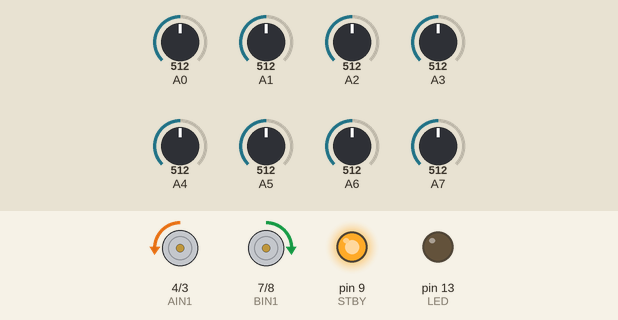
Recording of a sketch running on a simulated Arduino Nano, built with avr-gcc and run on an emulated ATmega328P. Shown: motor-driver pin pairs drawn as motors (green arrow = first pin HIGH = forward, orange = second pin HIGH = backward, longer = more drive, scaled by the enable pin, stopped while the standby pin is LOW), output pins drawn as LEDs (lit = HIGH). The inputs (shaded band) are chosen by the test bench; at power-on: A3 = 512, A0 = 512, A1 = 512, A5 = 512, A7 = 512, A6 = 512, A2 = 512, A4 = 512.

Above: at 1.8 s.
1.9 s: A3 set to 488
At 3.1 s:
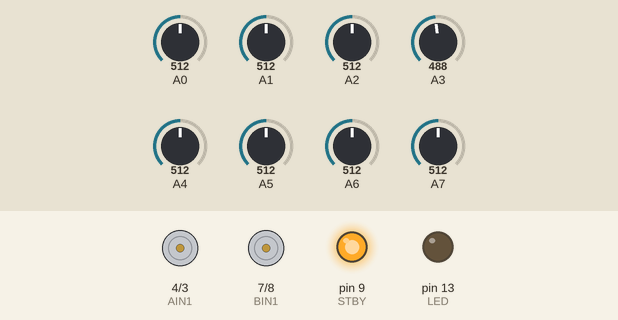
4.9 s: A0 set to 710
At 5.3 s:
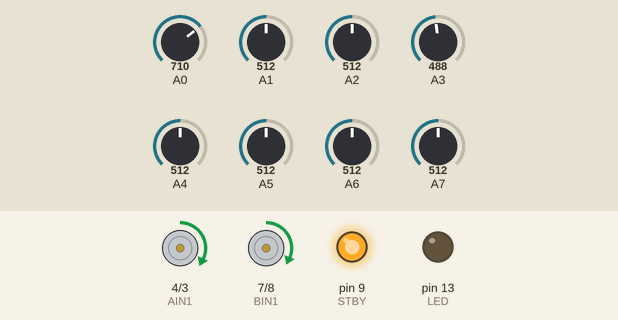
6.4 s: A1 set to 710
At 7.5 s:
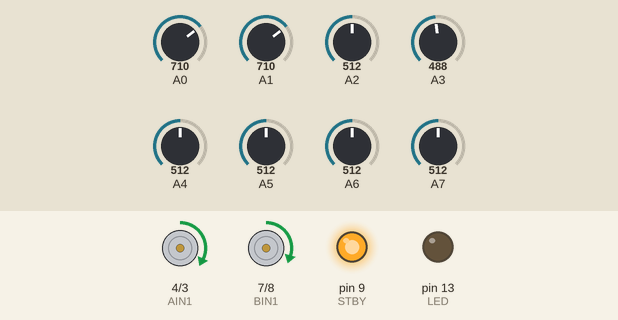
7.9 s: A5 set to 710
At 8.8 s:
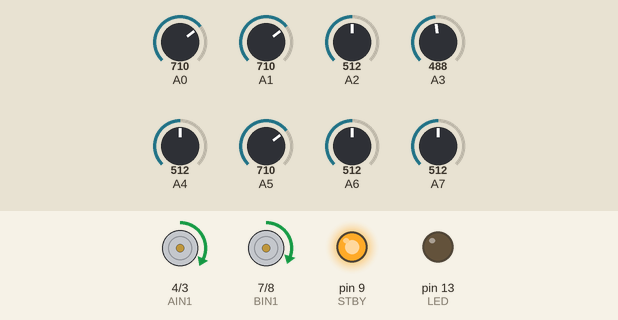
9.4 s: A7 set to 716
At 9.8 s:
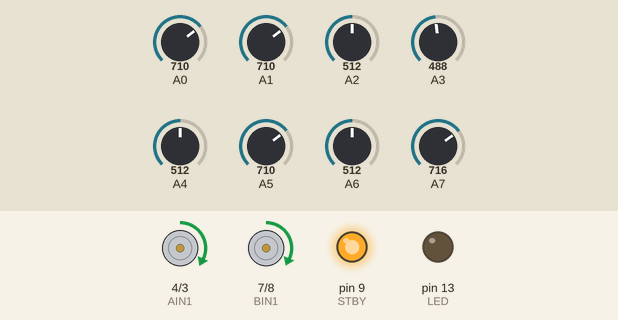
10.9 s: A6 set to 60
At 12.3 s:
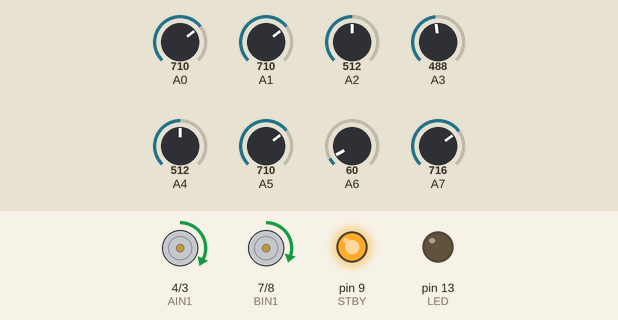
Timing chart, 0 to 13.4 s (numbered marks = the images above; inputs shaded):
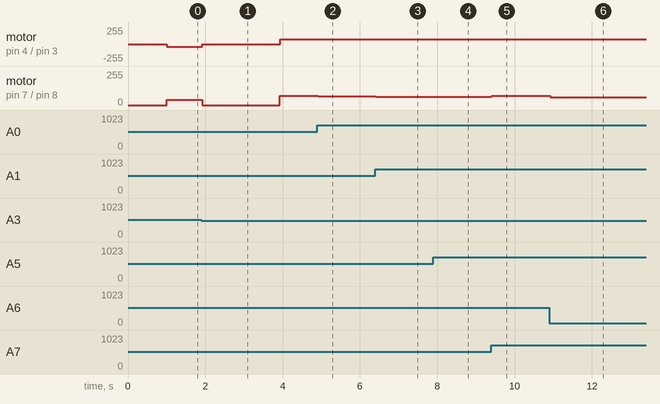

The sketch:

lineFollwerPID_iyi.ino.ino
```cpp
/* http://www.temrinler.com/?p=4148   den alınmıştır  */

#include <QTRSensors.h> //Qtr v4.0

#define AIN1 4 //A sağ motor.
#define AIN2 3
#define ENA 5

#define ENB 6 //B sol motor.
#define BIN1 7
#define BIN2 8
#define STBY 9

#define sensorSayisi 8
#define sensorOrnekSayisi 4
#define emiterPini 11
#define LED 13

int maxHiz = 70; // Motor pwm ayarı 0 - 255.

int hata = 0, turev = 0;
float KP = 0.03, KD = 0.5; // Oran (KP) ve türev (KD) sabitleri. (Her araca göre ayar yapılmalıdır.)

unsigned int pozisyon = 3500;

int fark = 0; // Motorlara uygulanan fark.
int sonHata; // Orantılı son değer. (Hatanın türevini hesaplamak için kullanılır.)
int hedef = 3500; // Sensörden gelen 0 - 7000 arası değerin orta noktası.

QTRSensors qtr; // qtr isimli nesne oluşturuldu.
unsigned int sensor[sensorSayisi];

void setup() {
  qtr.setTypeAnalog();  //QTR-8A ayarla. (QTR-8RC için qtr.setTypeRC() fonksiyonu kullanılır.)
  qtr.setSensorPins((const uint8_t[]) {
    A0, A1, A2, A3, A4, A5, A6, A7
  }, 8);
  pinMode(AIN1, OUTPUT);
  pinMode(AIN2, OUTPUT);
  pinMode(BIN1, OUTPUT);
  pinMode(BIN2, OUTPUT);
  pinMode(LED, OUTPUT);
  pinMode(STBY, OUTPUT);

  delay(1000); //Araca enerji verince 1sn bekle
  kalibrasyon(1); // 0 elle, 1 otomatik kafa sallama.
}

void loop() {
  sensorOku();
  pd();
}

void sensorOku() {
  pozisyon = qtr.readLineWhite(sensor); // Beyaz çizginin pozisyonunu oku. (0 - 7000)
  hata = pozisyon - hedef; // Pozisyondan 3500 (hedef) çıkar. Hatayı bul.
  qtr.read(sensor); // Sekiz sensörün ham değelerini oku.
}

void pd() {
  turev = hata - sonHata; // Hatadan bir önceki hatayı çıkar.
  sonHata = hata; // Şimdiki hatayı kaydet.

  fark = ( hata * KP) + ( turev * KD ); // Motorlara uygulanacak farkı hesapla.

  constrain(fark, -maxHiz, maxHiz); // fark en fazla maxHiz olsun.

  if ( fark < 0 ) // fark negatif ise
    motor(maxHiz, maxHiz + fark); // Sağ motorun hızını düşür.
  else // fark negatif değilse
    motor(maxHiz - fark, maxHiz); // Sol motorun hızını düşür.
}

void motor(int solMotorPWM, int sagMotorPWM) {
  digitalWrite(STBY, HIGH);

  if ( solMotorPWM >= 0 )  { // İleri.
    digitalWrite(BIN1, HIGH);
    digitalWrite(BIN2, LOW);
  }
  else  { // Negatifse geri döndür.
    digitalWrite(BIN1, LOW);
    digitalWrite(BIN2, HIGH);
    solMotorPWM *= -1;
  }
  analogWrite(ENB, solMotorPWM);

  if ( sagMotorPWM >= 0 )  { // İleri.
    digitalWrite(AIN1, HIGH);
    digitalWrite(AIN2, LOW);
  }
  else  { // Negatifse geri döndür.
    digitalWrite(AIN1, LOW);
    digitalWrite(AIN2, HIGH);
    sagMotorPWM *= -1;
  }
  analogWrite(ENA, sagMotorPWM);
}

void kalibrasyon(bool secim) { // 1 otomatik, 0 elle.
  if (secim) { // secim 1 ise otomatik kalibrasyon yap.
    byte hiz = 40; // Aracın kafasını sallama hızı.
    for (byte i = 0; i < 3; i++) {  // Sağa sola üç kez kafa salla.
      while (sensor[7] < 300) {
        motor(hiz, -hiz);
        qtr.calibrate();
        sensorOku();
      }
      while (sensor[7] > 700) {
        motor(hiz, -hiz);
        qtr.calibrate();
        sensorOku();
      }
      while (sensor[0] < 300) {
        motor(-hiz, hiz);
        qtr.calibrate();
        sensorOku();
      }
      while (sensor[0] > 700) {
        motor(-hiz, hiz);
        qtr.calibrate();
        sensorOku();
      }
      while (sensor[3] > 500)  { // Ortada dur.
        motor(hiz, -hiz);
        qtr.calibrate();
        sensorOku();
      }
    }
  } else { // secim 0 ise elle kalibrasyon yap.
    for ( byte i = 0; i < 70; i++)  { // Dahili LED yanıp söndüğü sürece (3 sn) elle kalibrasyon yap.
      digitalWrite(LED, HIGH); delay(20);
      qtr.calibrate();
      digitalWrite(LED, LOW); delay(20);
      qtr.calibrate();
    }
  }
  motor(0, 0);
  delay(2000); // Kalbirasyondan sonra 3 sn bekle.
}
```

Measured:
- the behaviour switches between 502 and 501 on A3 (found by bisection; images 0 and 1)
- after the input at 1.9 s, motor on pin 4 (AIN1) / pin 3 (AIN2): backward 40/255 → stopped at once, → forward 70/255 2.0 s later; motor on pin 7 (BIN1) / pin 8 (BIN2): forward 40/255 → stopped at once, → forward 70/255 2.0 s later
- after the input at 4.9 s, motor on pin 7 (BIN1) / pin 8 (BIN2): forward 70/255 → forward 65/255 at once
- after the input at 6.4 s, motor on pin 7 (BIN1) / pin 8 (BIN2): forward 65/255 → forward 61/255 at once
- after the input at 7.9 s, motor on pin 7 (BIN1) / pin 8 (BIN2): forward 61/255 → forward 63/255 at once
- after the input at 9.4 s, motor on pin 7 (BIN1) / pin 8 (BIN2): forward 63/255 → forward 69/255 at once
- after the input at 10.9 s, motor on pin 7 (BIN1) / pin 8 (BIN2): forward 69/255 → forward 60/255 at once
